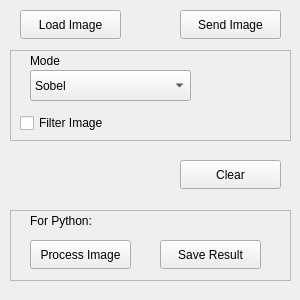
<?xml version="1.0" encoding="UTF-8"?>
<ui version="4.0">
 <class>pySpiNNEdge</class>
 <widget class="QWidget" name="pySpiNNEdge">
  <property name="geometry">
   <rect>
    <x>0</x>
    <y>0</y>
    <width>300</width>
    <height>300</height>
   </rect>
  </property>
  <property name="minimumSize">
   <size>
    <width>300</width>
    <height>300</height>
   </size>
  </property>
  <property name="maximumSize">
   <size>
    <width>300</width>
    <height>300</height>
   </size>
  </property>
  <property name="windowTitle">
   <string>Simple Edge Detection</string>
  </property>
  <widget class="QPushButton" name="pbLoad">
   <property name="geometry">
    <rect>
     <x>20</x>
     <y>10</y>
     <width>101</width>
     <height>29</height>
    </rect>
   </property>
   <property name="text">
    <string>Load Image</string>
   </property>
  </widget>
  <widget class="QPushButton" name="pbSend">
   <property name="geometry">
    <rect>
     <x>180</x>
     <y>10</y>
     <width>101</width>
     <height>29</height>
    </rect>
   </property>
   <property name="text">
    <string>Send Image</string>
   </property>
  </widget>
  <widget class="QFrame" name="frame">
   <property name="geometry">
    <rect>
     <x>10</x>
     <y>50</y>
     <width>281</width>
     <height>91</height>
    </rect>
   </property>
   <property name="frameShape">
    <enum>QFrame::StyledPanel</enum>
   </property>
   <property name="frameShadow">
    <enum>QFrame::Raised</enum>
   </property>
   <widget class="QCheckBox" name="cbFilter">
    <property name="geometry">
     <rect>
      <x>10</x>
      <y>60</y>
      <width>171</width>
      <height>26</height>
     </rect>
    </property>
    <property name="text">
     <string>Filter Image</string>
    </property>
   </widget>
   <widget class="QLabel" name="label">
    <property name="geometry">
     <rect>
      <x>20</x>
      <y>0</y>
      <width>65</width>
      <height>21</height>
     </rect>
    </property>
    <property name="text">
     <string>Mode</string>
    </property>
   </widget>
   <widget class="QComboBox" name="cbMode">
    <property name="geometry">
     <rect>
      <x>20</x>
      <y>20</y>
      <width>161</width>
      <height>31</height>
     </rect>
    </property>
    <item>
     <property name="text">
      <string>Sobel</string>
     </property>
    </item>
    <item>
     <property name="text">
      <string>Laplace</string>
     </property>
    </item>
   </widget>
  </widget>
  <widget class="QPushButton" name="pbClear">
   <property name="geometry">
    <rect>
     <x>180</x>
     <y>160</y>
     <width>101</width>
     <height>29</height>
    </rect>
   </property>
   <property name="text">
    <string>Clear</string>
   </property>
  </widget>
  <widget class="QFrame" name="frame_2">
   <property name="geometry">
    <rect>
     <x>10</x>
     <y>210</y>
     <width>281</width>
     <height>71</height>
    </rect>
   </property>
   <property name="frameShape">
    <enum>QFrame::StyledPanel</enum>
   </property>
   <property name="frameShadow">
    <enum>QFrame::Raised</enum>
   </property>
   <widget class="QLabel" name="label_2">
    <property name="geometry">
     <rect>
      <x>20</x>
      <y>0</y>
      <width>91</width>
      <height>21</height>
     </rect>
    </property>
    <property name="text">
     <string>For Python:</string>
    </property>
   </widget>
   <widget class="QPushButton" name="pbProcess">
    <property name="geometry">
     <rect>
      <x>20</x>
      <y>30</y>
      <width>101</width>
      <height>29</height>
     </rect>
    </property>
    <property name="text">
     <string>Process Image</string>
    </property>
   </widget>
   <widget class="QPushButton" name="pbSave">
    <property name="geometry">
     <rect>
      <x>150</x>
      <y>30</y>
      <width>101</width>
      <height>29</height>
     </rect>
    </property>
    <property name="text">
     <string>Save Result</string>
    </property>
   </widget>
  </widget>
 </widget>
 <resources/>
 <connections/>
</ui>
